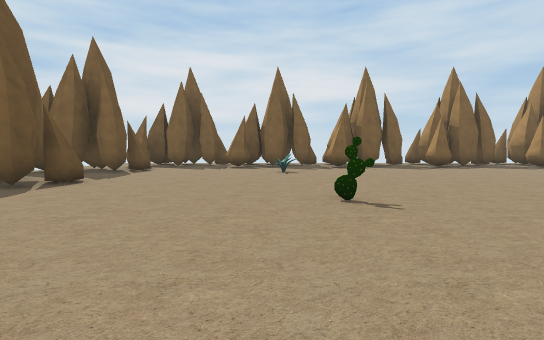
View 1 (above)

17 first-person views from a walk through a 3-D level made in the Unity game engine. The camera is 1.5 m above the floor, tilts 4° down and sees 85° across. The floor is counted in squares, 2.57 m on a side. Each view is taken from the middle of a square. On the plan, view 1 faces up. The plan holds only what a view shows up to about 9 squares ahead; the rest is blank. The player is left out. Some animated figures are not drawn.

View 2
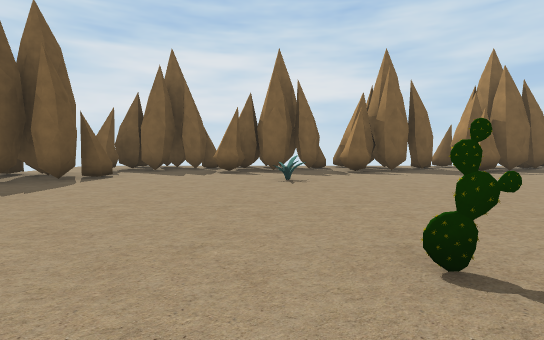

View 3
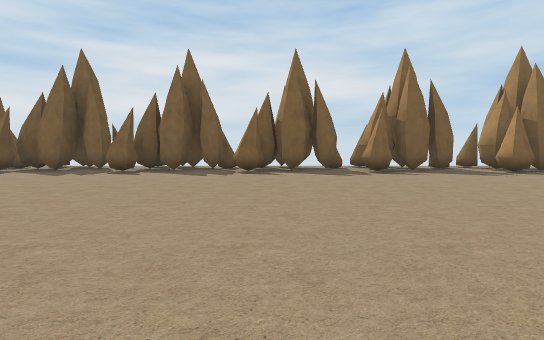

View 4
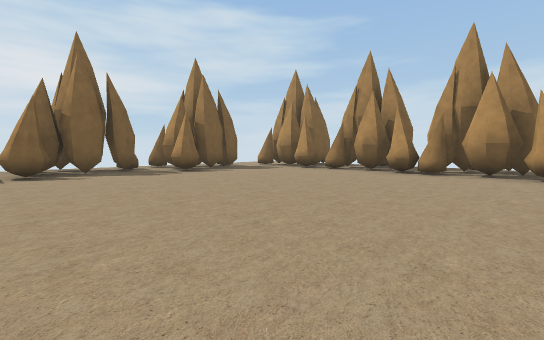

View 5
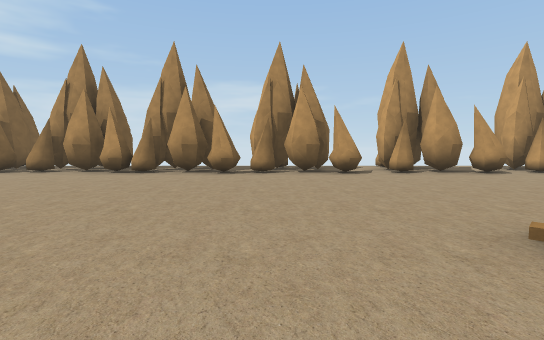

View 6
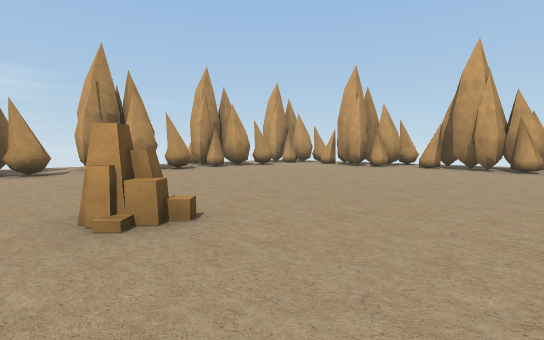

View 7
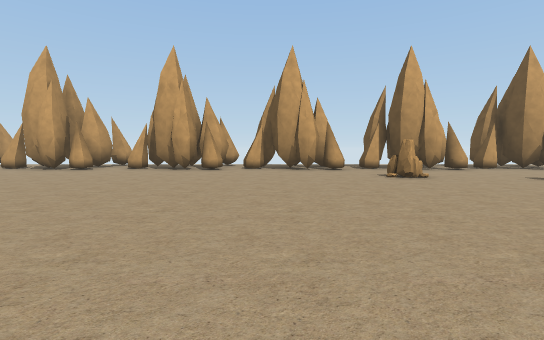

View 8
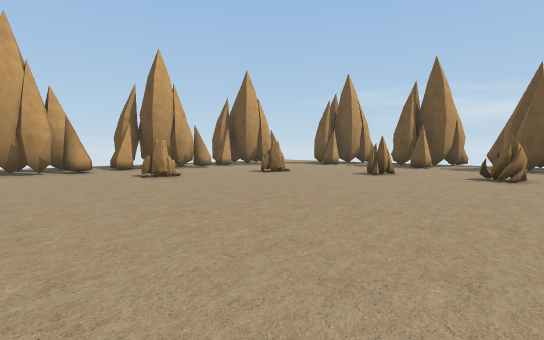

View 9
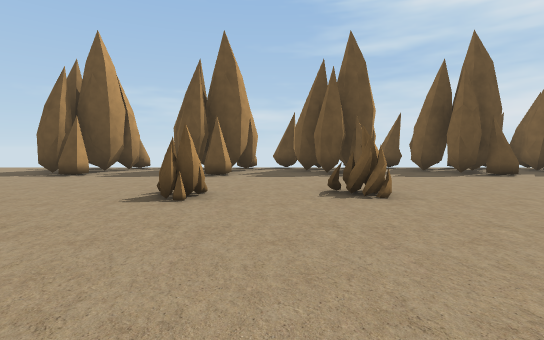

View 10
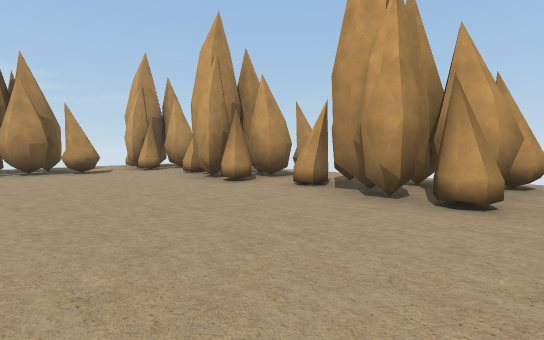

View 11
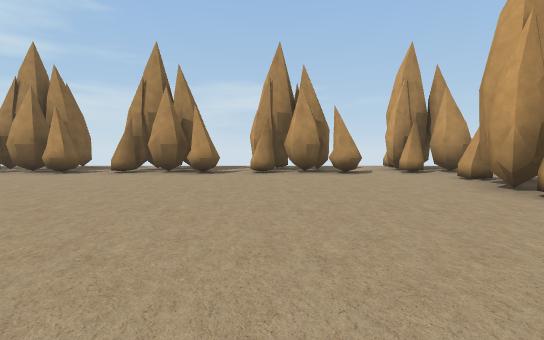

View 12
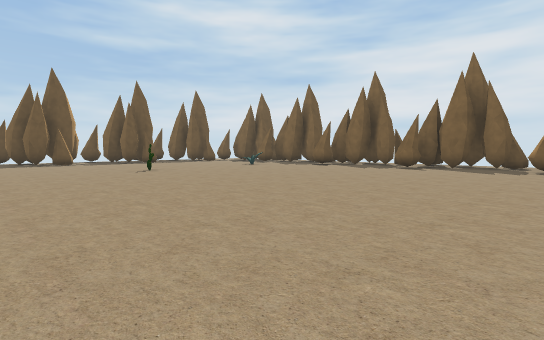

View 13
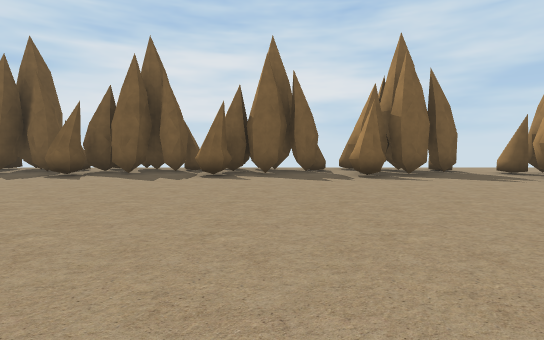

View 14
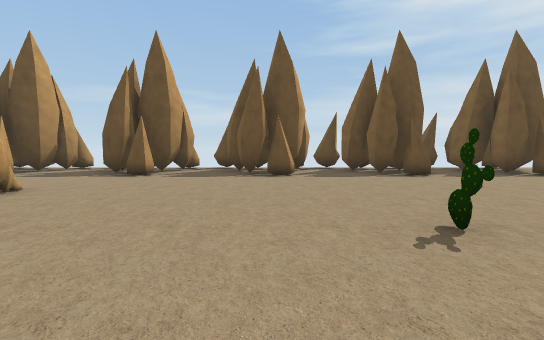

View 15
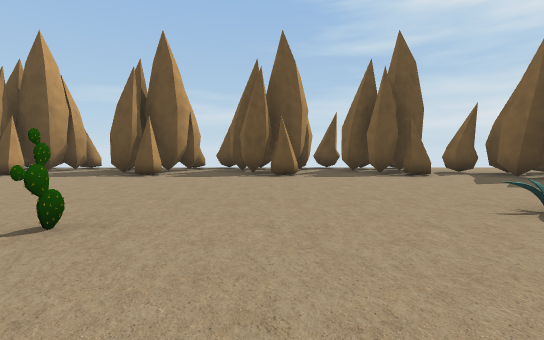

View 16
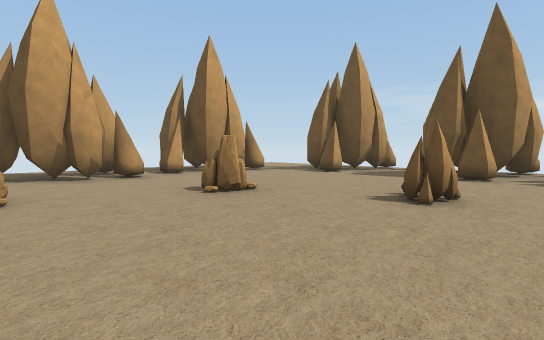

View 17
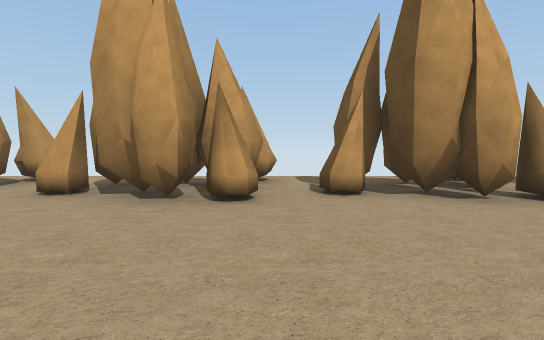

### Floor plan
Key: @ floor where view 1 was taken; # wall or solid block; x gap in a wall; . floor; C cactus; R rock; O other object.
Columns run from 6 left of view 1 to 18 right of it. Each row starts with its distance up from view 1.
 12                #... ...
 11   ###################..
 10   ##.##.##.#.#.##.###.#
  9  ##...................##
  8  ##...O...............#
  7 ##....................#
  6 ##....................#
  5 ###...................#
  4  #....................#
  3  #.....C..............#
  2 ###..................##
  1 ##....................#
  0 ......@...............#
 -1 ###.............R....##
 -2 ###..R................##
 -3 x.....................##
 -4 ###..R...............##
 -5 ###.....................
 -6 x.....................##x
 -7 ##....R..R............#
 -8  ##..................##.
 -9   ......................
-10   .###.######.###.###.#
-11     ##. #### .##..##..#
-12              .x..##..##

Positions as (right, up) in squares from view 1, and headings:
1: (0, 0), facing up
2: (0, 2), facing up
3: (6, 2), facing up
4: (8, 2), facing up-right
5: (8, 1), facing right
6: (7, 0), facing down-right
7: (6, -1), facing down
8: (6, -1), facing down-left
9: (3, -3), facing left
10: (7, -6), facing down-right
11: (8, -6), facing right
12: (9, 0), facing up-left
13: (10, 3), facing up
14: (3, 2), facing left
15: (3, 5), facing left
16: (3, -3), facing down-left
17: (11, -6), facing down
